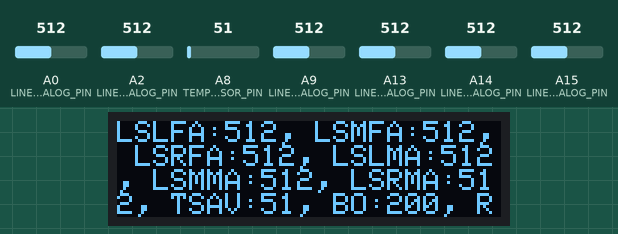
The program below on a simulated Arduino Mega 2560, built with avr-gcc and run on an emulated ATmega2560. Parts: 128×32 one-colour display. The test bench sets the inputs (shaded band); at power-on: A8 (TEMPERATURE_SENSOR_PIN) = 51, A0 (LINE_SENSOR_LF_ANALOG_PIN) = 512, A13 (LINE_SENSOR_MM_ANALOG_PIN) = 512, A14 (LINE_SENSOR_LM_ANALOG_PIN) = 512, A2 (LINE_SENSOR_RF_ANALOG_PIN) = 512, A9 (LINE_SENSOR_MF_ANALOG_PIN) = 512, A15 (LINE_SENSOR_RM_ANALOG_PIN) = 512. What the program prints to the serial monitor is not drawn.

Above: at 6.2 s.
6.3 s: A8 (TEMPERATURE_SENSOR_PIN) set to 61
At 7.2 s:
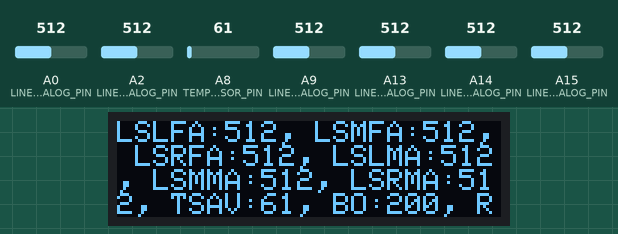
7.8 s: A0 (LINE_SENSOR_LF_ANALOG_PIN) set to 490
At 9.3 s:
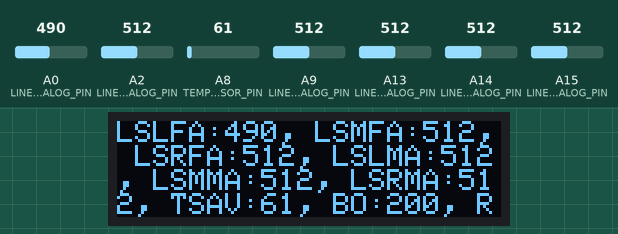
10.8 s: A13 (LINE_SENSOR_MM_ANALOG_PIN) set to 30
At 12.0 s:
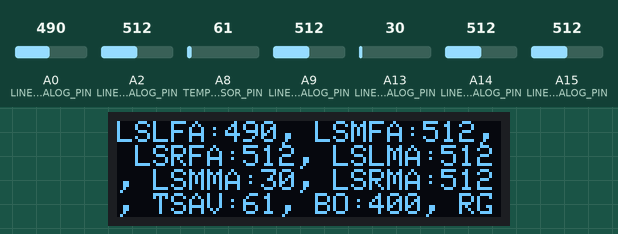
12.3 s: A14 (LINE_SENSOR_LM_ANALOG_PIN) set to 490
At 12.9 s:
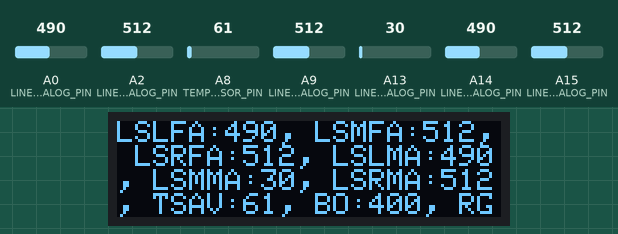
13.8 s: A2 (LINE_SENSOR_RF_ANALOG_PIN) set to 30
At 14.8 s:
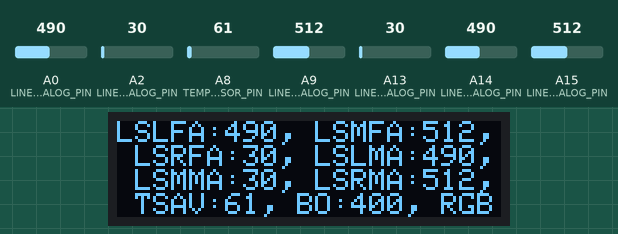
Timing chart, 0 to 16.3 s (numbered marks = the images above; inputs shaded):
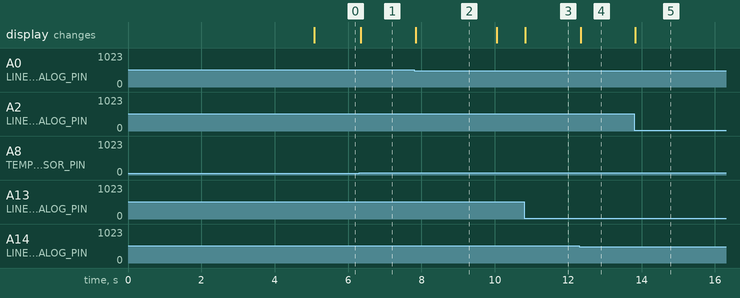

The program:

main.cpp
```cpp
#include <Adafruit_GFX.h>
#include <Adafruit_SSD1306.h>
#include <Arduino.h>
#include <SPI.h>
#include <Wire.h>

#include "arduino_sort.h"
#include "cached_motor.h"
#include "line_follow_robot_consts.h"
#include "sensors.h"
#include "timed_state.h"

// Declaration for an SSD1306 display connected to I2C (SDA, SCL pins)
#define OLED_RESET 28  // 4 // Reset pin # (or -1 if sharing Arduino reset pin)
Adafruit_SSD1306 display(SCREEN_WIDTH, SCREEN_HEIGHT, &Wire, OLED_RESET);

// Arduino has no double, double is float
// float is slow anyway since it is emulated, Arduino has no FPU

// Global sensor readings are here;

float distance_in_cm_L;
float distance_in_cm_R;

// A number variable used for debugging that will be printed on log.
// Here we use it to log application state;
// If it is negative number that means something that does not make
// sense is happening. Positive number means currently which if branch
// are we running.
int debug_number = 0;

void run_logic() {

  const int WAIT_TIME = 10 * 1000;

  int currentTime = millis();

  int lineSensorLFAnalogValue = analogRead(LINE_SENSOR_LF_ANALOG_PIN);
  int lineSensorMFAnalogValue = analogRead(LINE_SENSOR_MF_ANALOG_PIN);
  int lineSensorRFAnalogValue = analogRead(LINE_SENSOR_RF_ANALOG_PIN);
  int lineSensorLMAnalogValue = analogRead(LINE_SENSOR_LM_ANALOG_PIN);
  int lineSensorMMAnalogValue = analogRead(LINE_SENSOR_MM_ANALOG_PIN);
  int lineSensorRMAnalogValue = analogRead(LINE_SENSOR_RM_ANALOG_PIN);

  int temperatureSensorAnalogValue = analogRead(TEMPERATURE_SENSOR_PIN);

  int buzzerOutput = ((currentTime / WAIT_TIME) % 5 + 1) * 200;

  int rgbRedOutput = (currentTime / WAIT_TIME) % 3 == 0 ? 255 : 0;
  int rgbBlueOutput = (currentTime / WAIT_TIME) % 3 == 1 ? 255 : 0;
  int rgbGreenOutput = (currentTime / WAIT_TIME) % 3 == 2 ? 255 : 0;

  display.clearDisplay();
  display.cp437(true);
  display.setCursor(0, 0);
  display.setTextColor(SSD1306_WHITE);
  display.setTextSize(1);

  display.print("LSLFA:");
  display.print(lineSensorLFAnalogValue);
  display.print(", ");

  display.print("LSMFA:");
  display.print(lineSensorMFAnalogValue);
  display.print(", ");

  display.print("LSRFA:");
  display.print(lineSensorRFAnalogValue);
  display.print(", ");

  display.print("LSLMA:");
  display.print(lineSensorLMAnalogValue);
  display.print(", ");

  display.print("LSMMA:");
  display.print(lineSensorMMAnalogValue);
  display.print(", ");

  display.print("LSRMA:");
  display.print(lineSensorRMAnalogValue);
  display.print(", ");

  display.print("TSAV:");
  display.print(temperatureSensorAnalogValue);
  display.print(", ");

  display.print("BO:");
  display.print(buzzerOutput);
  display.print(", ");

  display.print("RGBRO:");
  display.print(rgbRedOutput);
  display.print(", ");

  display.print("RGBGO:");
  display.print(rgbGreenOutput);
  display.print(", ");

  display.print("RGBBO:");
  display.print(rgbBlueOutput);
  display.print(", ");

  display.display();

  // tone(BUZZER_PIN, buzzerOutput);

  if (SERIAL_USE_CLEAR_MAGIC) {
    Serial.print(SERIAL_CLEAR_MAGIC_STRING);
  }

  Serial.println("");

  Serial.print("LSLFA:");
  Serial.print(lineSensorLFAnalogValue);
  Serial.print(", ");

  Serial.print("LSMFA:");
  Serial.print(lineSensorMFAnalogValue);
  Serial.print(", ");

  Serial.print("LSRFA:");
  Serial.print(lineSensorRFAnalogValue);
  Serial.print(", ");


  Serial.print("LSLMA:");
  Serial.print(lineSensorLMAnalogValue);
  Serial.print(", ");

  Serial.print("LSMMA:");
  Serial.print(lineSensorMMAnalogValue);
  Serial.print(", ");

  Serial.print("LSRMA:");
  Serial.print(lineSensorRMAnalogValue);
  Serial.print(", ");

  Serial.print("TSAV:");
  Serial.print(temperatureSensorAnalogValue);
  Serial.print(", ");

  Serial.print("BO:");
  Serial.print(buzzerOutput);
  Serial.print(", ");

  Serial.print("RGBRO:");
  Serial.print(rgbRedOutput);
  Serial.print(", ");

  Serial.print("RGBGO:");
  Serial.print(rgbGreenOutput);
  Serial.print(", ");

  Serial.print("RGBBO:");
  Serial.print(rgbBlueOutput);
  Serial.println(", ");
}

void setup() {
  Serial.begin(115200);

  // OLED Setup//////////////////////////////////
  if (!display.begin(SSD1306_SWITCHCAPVCC, 0x3C)) {  // Address 0x3C for 128x32
    Serial.println(F("SSD1306 allocation failed"));
  }

  display.setRotation(2);

  // Setup ultrasonic sensor
  pinMode(LEFT_SONIC_ECHO_PIN, INPUT);
  pinMode(LEFT_SONIC_TRIG_PIN, OUTPUT);
  pinMode(RIGHT_SONIC_ECHO_PIN, INPUT);
  pinMode(RIGHT_SONIC_TRIG_PIN, OUTPUT);

  // Setup line sensor
  pinMode(LINE_SENSOR_LF_ANALOG_PIN, INPUT);
  pinMode(LINE_SENSOR_MF_ANALOG_PIN, INPUT);
  pinMode(LINE_SENSOR_RF_ANALOG_PIN, INPUT);


  pinMode(LINE_SENSOR_LM_ANALOG_PIN, INPUT);
  pinMode(LINE_SENSOR_MM_ANALOG_PIN, INPUT);
  pinMode(LINE_SENSOR_RM_ANALOG_PIN, INPUT);

  pinMode(TEMPERATURE_SENSOR_PIN, INPUT);

  // pinMode(BUZZER_PIN, OUTPUT);


  // Wait for 5 seconds before starting
  display.clearDisplay();
  display.setCursor(0, 0);
  display.print("Init... 5 secs");
  display.display();
  delay(5000);
}

void loop() { run_logic(); }
```

arduino_sort.h
```cpp
// ArduinoSort
// Simple Insertion sort suitable for running in low memory environment like
// Arduino grabbed from GitHub.
// Just ignore it and skip to line 108.

#ifndef ArduinoSort_h
#define ArduinoSort_h

#include <Arduino.h>

/**** These are the functions you can use ****/

// Sort an array
template <typename AnyType>
void sortArray(AnyType array[], size_t sizeOfArray);

// Sort in reverse
template <typename AnyType>
void sortArrayReverse(AnyType array[], size_t sizeOfArray);

// Sort an array with custom comparison function
template <typename AnyType>
void sortArray(AnyType array[], size_t sizeOfArray,
               bool (*largerThan)(AnyType, AnyType));

// Sort in reverse with custom comparison function
template <typename AnyType>
void sortArrayReverse(AnyType array[], size_t sizeOfArray,
                      bool (*largerThan)(AnyType, AnyType));

/**** Implementation below. Do not use below functions ****/

namespace ArduinoSort {
template <typename AnyType>
bool builtinLargerThan(AnyType first, AnyType second) {
  return first > second;
}

template <>
bool builtinLargerThan(char *first, char *second) {
  return strcmp(first, second) > 0;
}

template <typename AnyType>
void insertionSort(AnyType array[], size_t sizeOfArray, bool reverse,
                   bool (*largerThan)(AnyType, AnyType)) {
  for (size_t i = 1; i < sizeOfArray; i++) {
    for (size_t j = i; j > 0 && (largerThan(array[j - 1], array[j]) != reverse);
         j--) {
      AnyType tmp = array[j - 1];
      array[j - 1] = array[j];
      array[j] = tmp;
    }
  }
}
}  // namespace ArduinoSort

template <typename AnyType>
void sortArray(AnyType array[], size_t sizeOfArray) {
  ArduinoSort::insertionSort(array, sizeOfArray, false,
                             ArduinoSort::builtinLargerThan);
}

template <typename AnyType>
void sortArrayReverse(AnyType array[], size_t sizeOfArray) {
  ArduinoSort::insertionSort(array, sizeOfArray, true,
                             ArduinoSort::builtinLargerThan);
}

template <typename AnyType>
void sortArray(AnyType array[], size_t sizeOfArray,
               bool (*largerThan)(AnyType, AnyType)) {
  ArduinoSort::insertionSort(array, sizeOfArray, false, largerThan);
}

template <typename AnyType>
void sortArrayReverse(AnyType array[], size_t sizeOfArray,
                      bool (*largerThan)(AnyType, AnyType)) {
  ArduinoSort::insertionSort(array, sizeOfArray, true, largerThan);
}

#endif

// ArduinoSort end
```

cached_motor.h
```cpp
#ifndef CACHED_MOTOR_H

#define CACHED_MOTOR_H

#include <Arduino.h>

// Skipping offsets here since it makes no sense.

// Removed all servo code since we are not using camera here.

// We prevent using the provided 8 direction based motor marcos to achieve high
// precision.

// Let's talk about DC motors confiuration here.
// The DC motors are not configured in the way explained in the graphs.
// The actual configuration is like this:
// 1  ↓A-----B↓  -1
//     |  |  |
//     |  ↓  |
// 1  ↓C-----D↓  -1
//        |
//        V
// Motor B and D are configured in reverse, so to make them drive forward, you
// need DIRX1 = HIGH and DIRX2 = LOW, and drive backward you do DIRX1 = LOW and
// DIRX2 = HIGH. Motor A and C are configured normally, so to make them drive
// forward, you need DIRX1 = LOW and DIRX2 = HIGH, and drive backward you do
// DIRX1 = HIGH and DIRX2 = LOW.

// So now we can define some functions for setting PWM (motor speed value)
// Also perform speed scaling here

// Don't use the below two boilerplate function in your code. They are here for
// convenience. Use the set_motorX_speed wrappers provided below.


// Skip setting speed if the speed has not changed.
// We peform state caching here so we don't have to handle it in the logic code.

class CachedMotor {
 protected:
  int current_speed = 0;
  bool is_reversed = false;
  int dirx1_pin;
  int dirx2_pin;
  int pwm_pin;

 public:
  CachedMotor(int dirx1_pin, int dirx2_pin, int pwm_pin, bool reversed);
  void SetSpeed(int speed);
  int GetCurrentSpeed();

 private:
  static void _set_normal_motor_speed(int dirx1_pin, int dirx2_pin, int pwm_pin,
                                      int speed);
  static void _set_reverse_motor_speed(int dirx1_pin, int dirx2_pin,
                                       int pwm_pin, int speed);
};

#endif
```

line_follow_robot_consts.h
```cpp
#ifndef LINE_FOLLOW_ROBOT_CONSTS_H
#define LINE_FOLLOW_ROBOT_CONSTS_H

#include <Arduino.h>

#define SCREEN_WIDTH 128  // OLED display width, in pixels
#define SCREEN_HEIGHT 32  // OLED display height, in pixels

#define SPEED_FACTOR 1
#define SPEED_DIV_FACTOR 1

#define SAMPLE_SIZE 5

#define RIGHT_SONIC_ECHO_PIN A10
#define RIGHT_SONIC_TRIG_PIN A11

#define LEFT_SONIC_ECHO_PIN A6
#define LEFT_SONIC_TRIG_PIN A7

#define SERIAL_BAUD_RATE 115200

#define PWMA 12  // Motor A PWM
#define DIRA1 34
#define DIRA2 35  // Motor A Direction
#define PWMB 8    // Motor B PWM
#define DIRB1 37
#define DIRB2 36  // Motor B Direction
#define PWMC 9    // Motor C PWM
#define DIRC1 43
#define DIRC2 42  // Motor C Direction
#define PWMD 5    // Motor D PWM
#define DIRD1 A4  // 26
#define DIRD2 A5  // 27  //Motor D Direction

#define MOTORA_REVERSED false
#define MOTORB_REVERSED true
#define MOTORC_REVERSED false
#define MOTORD_REVERSED true

#define LINE_SENSOR_THRESHOLD 500

// Middle front line sensor
#define LINE_SENSOR_MF_ANALOG_PIN A9

// Right front line sensor
#define LINE_SENSOR_RF_ANALOG_PIN A2

// Left front line sensor
#define LINE_SENSOR_LF_ANALOG_PIN A0

// Middle middle line sensor
#define LINE_SENSOR_MM_ANALOG_PIN A13

// Right middle line sensor
#define LINE_SENSOR_RM_ANALOG_PIN A15

// Left middle line sensor
#define LINE_SENSOR_LM_ANALOG_PIN A14

// Temperature sensor
#define TEMPERATURE_SENSOR_PIN A8

// Buzzer
#define BUZZER_PIN A12

#define SERIAL_USE_CLEAR_MAGIC true
#define SERIAL_CLEAR_MAGIC_STRING "\033[2J\033[1;1H"

enum Direction {
    LEFT,
    FORWARD,
    RIGHT
};


#endif
```

sensors.h
```cpp
#ifndef ARDUINO_SENSORS_H
#define ARDUINO_SENSORS_H

#include <Arduino.h>

class LineSensor {
    protected:
        int analog_pin;
    public:
        LineSensor(int analog_pin);
        bool IsOnLine();
};

class DigitalLineSensor {
    protected:
        int digital_pin;
    public:
        DigitalLineSensor(int digital_pin);
        bool IsOnLine();
};

#endif
```

timed_state.h
```cpp
#ifndef ARDUINO_TIMED_STATE_H

#define ARDUINO_TIMED_STATE_H

#include <Arduino.h>

class State {
    protected:
        bool isEntered = false;
    public:
        virtual void Enter();
        virtual void Exit();
        virtual bool IsInside();
};

class TimedState: public State {
    protected:
        unsigned long timestamp = 0;
        unsigned long period = 100;
    public:
        TimedState(unsigned long period);
        void Enter() override;
        void Exit() override;
        bool IsInside() override;
};

#endif
```

cached_motor.cpp
```cpp
#include "cached_motor.h"

#include <Arduino.h>

#include "line_follow_robot_consts.h"

CachedMotor::CachedMotor(int dirx1_pin, int dirx2_pin, int pwm_pin,
                         bool reversed) {
  this->dirx1_pin = dirx1_pin;
  this->dirx2_pin = dirx2_pin;
  this->pwm_pin = pwm_pin;
  this->is_reversed = reversed;
}

void CachedMotor::SetSpeed(int speed) {
  if (is_reversed) {
    _set_reverse_motor_speed(dirx1_pin, dirx2_pin, pwm_pin, speed);
  } else {
    _set_normal_motor_speed(dirx1_pin, dirx2_pin, pwm_pin, speed);
  }
}

int CachedMotor::GetCurrentSpeed(){
  return current_speed;
}

void CachedMotor::_set_normal_motor_speed(int dirx1_pin, int dirx2_pin,
                                          int pwm_pin, int speed) {
  int scaled_speed = speed * SPEED_FACTOR / SPEED_DIV_FACTOR;
  if (scaled_speed == 0) {
    digitalWrite(dirx1_pin, LOW);
    digitalWrite(dirx2_pin, LOW);
    analogWrite(pwm_pin, 0);
  } else if (scaled_speed > 0) {
    digitalWrite(dirx1_pin, LOW);
    digitalWrite(dirx2_pin, HIGH);
    analogWrite(pwm_pin, scaled_speed);
  } else if (scaled_speed < 0) {
    digitalWrite(dirx1_pin, HIGH);
    digitalWrite(dirx2_pin, LOW);
    analogWrite(pwm_pin, -scaled_speed);
  }
}

void CachedMotor::_set_reverse_motor_speed(int dirx1_pin, int dirx2_pin,
                                           int pwm_pin, int speed) {
  int scaled_speed = speed * SPEED_FACTOR / SPEED_DIV_FACTOR;
  if (scaled_speed == 0) {
    digitalWrite(dirx1_pin, LOW);
    digitalWrite(dirx2_pin, LOW);
    analogWrite(pwm_pin, 0);
  } else if (scaled_speed > 0) {
    digitalWrite(dirx1_pin, HIGH);
    digitalWrite(dirx2_pin, LOW);
    analogWrite(pwm_pin, scaled_speed);
  } else if (scaled_speed < 0) {
    digitalWrite(dirx1_pin, LOW);
    digitalWrite(dirx2_pin, HIGH);
    analogWrite(pwm_pin, -scaled_speed);
  }
}
```

sensors.cpp
```cpp
#include "sensors.h"
#include <Arduino.h>

#include "line_follow_robot_consts.h"

LineSensor::LineSensor(int analog_pin){
    this->analog_pin = analog_pin;
}

bool LineSensor::IsOnLine(){
    return analogRead(analog_pin) <= LINE_SENSOR_THRESHOLD;
}

DigitalLineSensor::DigitalLineSensor(int digital_pin){
    this->digital_pin = digital_pin;
}

bool DigitalLineSensor::IsOnLine(){
    return digitalRead(digital_pin) == LOW;
}
```

timed_state.cpp
```cpp
#include "timed_state.h"

#include <Arduino.h>

void State::Enter() { isEntered = true; }

void State::Exit() { isEntered = false; }

bool State::IsInside() { return isEntered; }

TimedState::TimedState(unsigned long period) { this->period = period; }

void TimedState::Enter() {
  if (!IsInside()) {
    isEntered = true;
    timestamp = millis();
  }
}

bool TimedState::IsInside() {
  return isEntered && millis() - timestamp <= period;
}

void TimedState::Exit() {
  isEntered = false;
  timestamp = millis() - period - 100;
}
```

Measured:
- after the input at 6.3 s, the display: changes after 0.05 s (image 1)
- after the input at 7.8 s, the display: changes at once (image 2)
- after the input at 10.8 s, the display: changes at once (image 3)
- after the input at 12.3 s, the display: changes at once (image 4)
- after the input at 13.8 s, the display: changes at once (image 5)
- what the display in image 2 shows lasts 2.2 s, from 7.8 s to 10.0 s
